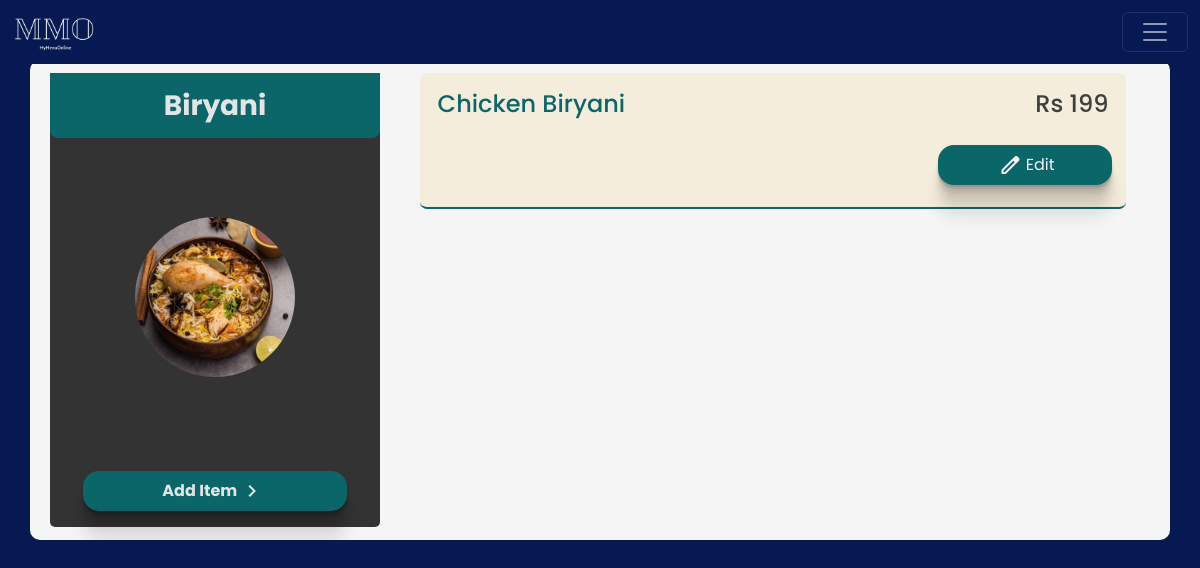
Page /client/items/category=33/ (signed in) on the earlier database version.
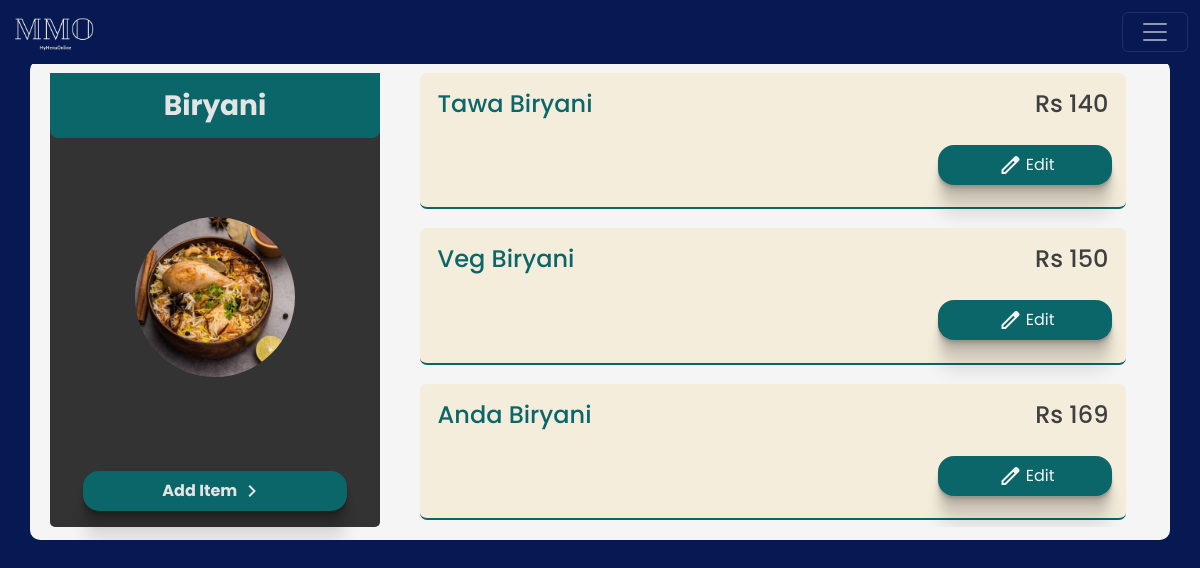
Same page on the later database version.
### client/models.py (models this page shows, shortened)
class Header(models.Model):
    header_text = models.CharField(max_length=100)
    image = models.ImageField(upload_to='images', height_field=None, width_field=None, max_length=None, blank=True, null=True)
    menu = models.ForeignKey(Menu, on_delete=models.CASCADE, related_name='headers')
    description = models.CharField(max_length=50, blank= True, default="")

class Item(models.Model):
    header = models.ForeignKey(Header, on_delete=models.CASCADE)
    item_name = models.CharField( max_length=50)
    price = models.IntegerField()
    vegnonveg = models.CharField(max_length=15,)
    tags = models.CharField( max_length=50)
    def __str__(self):
        return f'{self.item_name}  {self.price}'

### client/views.py (the view)
# urls.py: path('items/category=<int:id>/', views.itemList, name= 'itemList'),
@login_required
def itemList(request, id):
    try:
        header = Header.objects.get(id = id)
    except:
        return HttpResponse('404 page not found')
    if header.menu.user == request.user:
        items = Item.objects.filter(header= header).order_by('price')
        print(items)
        data = {
            'header' : header,
            'items': items,
        }
        return render(request, 'client/itemList.html',data )
    else:
        return HttpResponse('You are not authorized to view this page')

### templates/client/itemList.html (shortened to what this page needs)
{% load static %}
<!doctype html>
<html lang="en">
  <head>
    <link rel="stylesheet" href="{% static 'css/styleAdmin.css' %}">
    <link href="https://cdn.jsdelivr.net/npm/bootstrap@5.3.1/dist/css/bootstrap.min.css" rel="stylesheet">
  </head>
  <body>
    {% include 'client/navBar.html' %}
      <div class="container  flexCol">
        <div class="cateloginList ">
          <h3>{{header.header_text}}</h3>
          {% if header.image %}
          <img src="{{header.image.url}}" alt="">
          {% else %}
          <img src="{% static 'img/burger.jpg' %}" alt="">
          {% endif %}
          <p class="myActionButton" onclick="parent.location.href='/client/items/category={{header.id}}/add'"> Add Item<span class="material-symbols-outlined">
            </span></p>
        </div>
        <div class="itemListScroll">
          {% for item in items %}
          <div class="myListItem itermListBlock">
         <div class="itermList">
           <h4 class="makeBoldColor">{{item.item_name}}</h4>
           <h4>Rs   {{item.price}}</h4>
          </div>
          <div class="categoryButton listnewItem">
            <p onclick="parent.location.href='/client/items/category={{header.id}}/edit/item={{item.id}}'" > <span class="material-symbols-outlined">
            </span>Edit</p>
          </div>
     </div>
     {% endfor %}
</div>
</div>
</body>
</html>

### templates/client/navBar.html (shortened to what this page needs)
{% load static %}
<nav  style="  background-color: #071952 !important;" class="navbar navbar-dark bg-dark fixed-top">
  <div class="container-fluid">
    <img class="myMMOlogo navbar-brand" src="{% static "img/whiteTextMMO-removebg-preview.png" %}" alt="">
    <button class="navbar-toggler" type="button" data-bs-toggle="offcanvas" data-bs-target="#offcanvasDarkNavbar" aria-controls="offcanvasDarkNavbar" aria-label="Toggle navigation">
      <span class="navbar-toggler-icon"></span>
    </button>
  </div>
</nav>

### static/css/styleAdmin.css (style rules this page uses)
:root { --text: #3f3f3f; --background: #e4e4e4; --primaryDark : #0B666A; --navPrimaryDark : #071952; --primary : #0B666A; --alertRed : #C70039 }
* { font-family: 'Poppins', sans-serif; scrollbar-color: var(--background); scroll-behavior: smooth; }
h1,h2,h3,h4,h5,h6 { text-transform: capitalize; }
body { color: var(--text); background-color: var(--navPrimaryDark) !important; }
.navbar { background-color: rgba(255, 255, 255, 0) !important; }
.myMMOlogo { height: 3rem; mix-blend-mode: lighten; position: relative; z-index: 1; }
.container { max-width: 1140px; z-index: 11; background-color: whitesmoke; margin: 5% 20%; padding: 0.8rem; border-radius: 10px; }
::placeholder { opacity: 1; color: var(--text); }
.flexCol { display: flex; justify-content: space-around; align-items: center; overflow:hidden; height: 480px; }
.categoryButton { display: flex; justify-content: space-between; align-items: center; text-align: center; }
.categoryButton > p { margin: auto; width: 80%; color: whitesmoke !important; display: flex; justify-content: center; align-items: center; padding: 0.5rem; background-color: var(--primaryDark); margin: 0.5rem ; cursor: pointer; border-radius: 1rem; opacity: 1; }
.myActionButton { margin: auto; width: 80%; color: var(--background); display: flex; justify-content: center; align-items: center; padding: 0.5rem; background-color: #0B666A; font-weight: bolder; margin: 1rem ; cursor: pointer; border-radius: 1rem; box-shadow: 0 2px 1px rgba(0,0,0,0.09), 0 4px 2px rgba(0,0,0,0.09), 0 8px 4px rgba(0,0,0,0.09), 0 16px 8px rgba(0,0,0,0.09), 0 32px 16px rgba(0,0,0,0.09); }
p> span { margin: 0 0.2rem; }
.itermList { display: flex; justify-content: space-between; align-items: center; align-content: center; height: 3.2rem; margin: 0.2rem 0.7rem; border-radius: 1rem; }
.cateloginList { border-radius: 5px; height: 100%; width: 30%; display: flex; flex-direction: column; align-items: center; align-content: center; background-color: #333; margin: 0 0.5rem; }
.itemListScroll { border-radius: 5px; height: 100%; width: 70%; overflow: scroll; }
.cateloginList > img { height: 10rem; width: 10rem; border-radius: 50%; margin: auto; object-fit: cover; }
.cateloginList > h3 { margin: 1rem auto; font-weight: bolder; color: whitesmoke; }
.itermListBlock { border-radius: 7px; color: var(--text); margin-bottom: 1.2rem; padding: 0.4rem; background-color: #f5eddc; height: 30%; margin-left: 2rem; margin-right: 2rem; border-bottom: 2px solid var(--primaryDark); }
.listnewItem { justify-content: space-between; }
.listnewItem > p { width: 25%; box-shadow: 0 2px 1px rgba(0,0,0,0.09), 0 4px 2px rgba(0,0,0,0.09), 0 8px 4px rgba(0,0,0,0.09), 0 16px 8px rgba(0,0,0,0.09), 0 32px 16px rgba(0,0,0,0.09); }
.makeBoldColor { color: var(--navPrimaryDark) !important; }
@media only screen and (min-width: 700px) { .cateloginList > h3 { width: 100%; text-align: center; padding: 1rem; background-color: var(--primaryDark); color: var(--background) !important; margin: 0; border-radius: 0rem 0rem 0.5rem 0.5rem; } }
@media only screen and (min-width: 700px) { .container { margin-bottom: 0 !important ; } }
.addCategoryButtonBlock > p,span { margin: auto 0.3rem; }
.makeBoldColor { color: var(--primary) !important; }

Differences in the rows shown:
no longer on this page (row unchanged): Item: item_name "Chicken Biryani", price "199"
added Item: item_name "Tawa Biryani", price "140"
added Item: item_name "Veg Biryani", price "150"
added Item: item_name "Anda Biryani", price "169"
